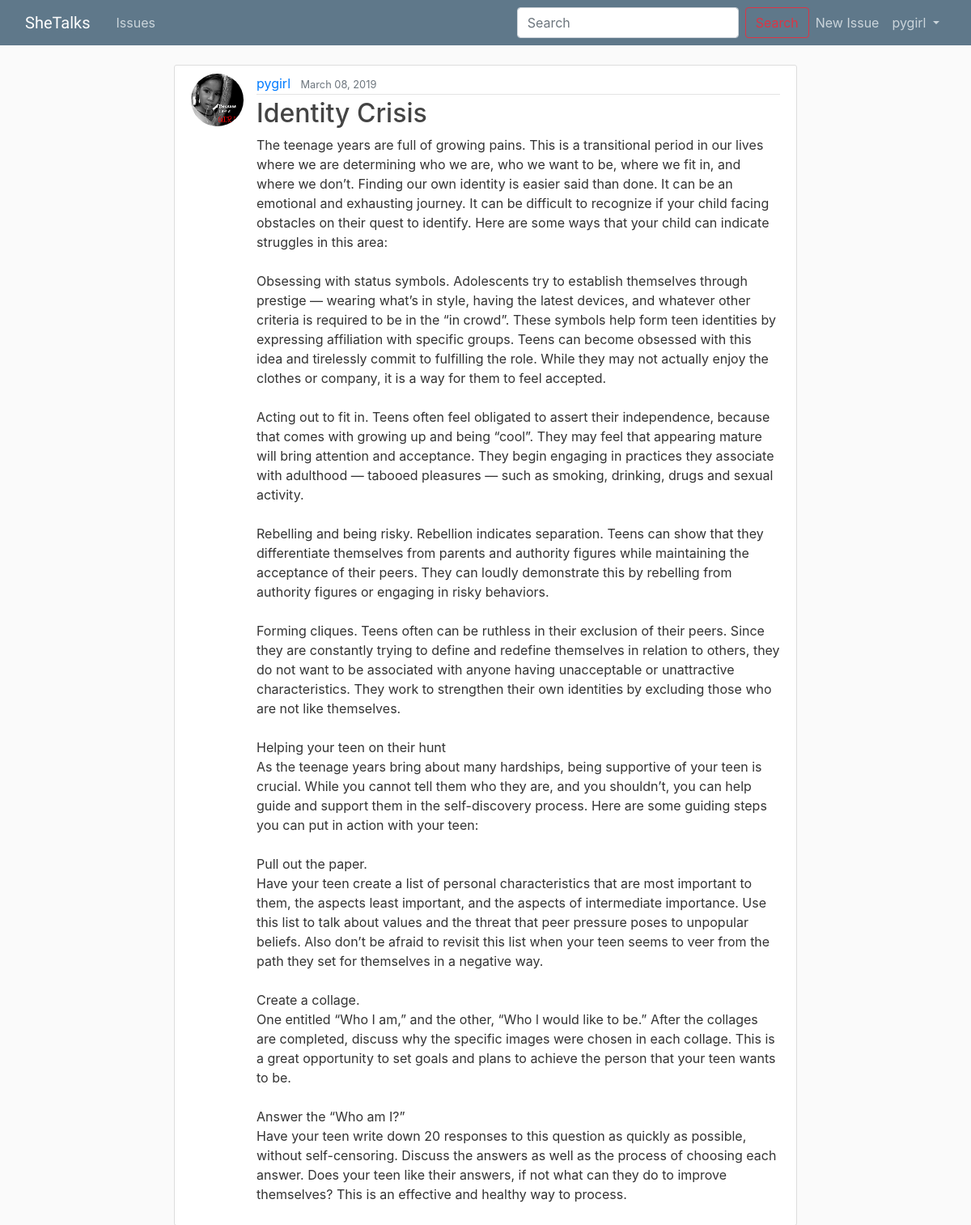
/user/pygirl/ (signed in), run on the app's committed database.
### girlapp/models.py (models this page shows, shortened)
class Issue(models.Model):
    title = models.CharField(max_length=30)
    content = models.TextField()
    created = models.DateTimeField(default=timezone.now)
    user = models.ForeignKey(User, on_delete=models.CASCADE)

### usersapp/models.py (models this page shows, shortened)
class Profile(models.Model):
    user = models.OneToOneField(User, on_delete=models.CASCADE)
    image = models.ImageField(default='default.jpg', upload_to='profile_pics')
    bio = models.CharField(max_length=100)

### girlapp/views.py (the view)
# urls.py: path('user/<str:username>/', UserIssueListView.as_view(), name='user-issues'),
class UserIssueListView(ListView):
	model = Issue
	template_name = 'girlapp/user_issues.html'
	context_object_name = 'issues'
	paginate_by = 7
	def get_queryset(self):
		user = get_object_or_404(User, username=self.kwargs.get('username'))
		return Issue.objects.filter(user=user).order_by('-created')

### girlapp/templates/girlapp/user_issues.html (shortened to what this page needs)
{% extends 'girlapp/base.html' %}
{% block body %}
    <div class="row">
    <div class="col-sm-2"></div>
    <div class="col-sm-8">
{% if issues %}
    {% for issue in issues %}
        <article class="media content-section">
        <img class="rounded-circle article-img" src="{{ issue.user.profile.image.url }}" alt="">
          <div class="media-body">
            <div class="article-metadata">
              <a class="mr-2" href="{% url 'girlapp:user-issues' issue.user.username %}">{{ issue.user }}</a>
              <small class="text-muted">{{ issue.created|date:"F d, Y" }}</small>
            </div>
            <h2><a class="article-title" href="{% url 'girlapp:issue-detail' issue.id %}">{{ issue.title }}</a></h2>
            <p class="article-content">{{ issue.content }}</p>
          </div>
        </article>
    {% endfor %}
{% endif %}
    </div>
    </div>
{% endblock %}

### girlapp/templates/girlapp/base.html (shortened to what this page needs)
{% load static %}
<html lang="en">
<head>
    <link rel="stylesheet" href="https://maxcdn.bootstrapcdn.com/bootstrap/4.0.0/css/bootstrap.min.css">
    <link rel="stylesheet" type="text/css" href="{% static 'girlapp/css/main.css' %}">
</head>
<body>
<header class="site-header">
    <nav class="navbar navbar-expand-md navbar-dark bg-steel fixed-top">
        <div class="container-fluid">
            <a class="navbar-brand mr-4" href="{% url 'girlapp:girlapp-home' %}" style="font-family: 'Satisfy', cursive;">SheTalks</a>
            <div class="collapse navbar-collapse" id="navbarToggle">
                <div class="navbar-nav mr-auto">
                    <a class="nav-item nav-link" href="{% url 'girlapp:girlapp-index' %}">Issues</a>
            </div>
                <div class="navbar-nav navbar-right">
    <form class="form-inline my-2 my-lg-0">
      <input class="form-control mr-sm-2" type="search" placeholder="Search" aria-label="Search">
      <button class="btn btn-outline-danger my-2 my-sm-0" type="submit">Search</button>
    </form>
                    {% if user.is_authenticated %}
                <a class="nav-item nav-link" href="{% url 'girlapp:issue-create' %}">New Issue</a>
            <ul class="navbar-nav ml-auto">
            <li class="nav-item">
              <a class="nav-link dropdown-toggle" href="#" id="userMenu" data-toggle="dropdown" aria-haspopup="true" aria-expanded="false">
                  {{ request.user.username }}
              </a>
            </li>
          </ul>
                    {% else %}
                    <a class="nav-item nav-link" href="{% url 'login' %}">Login</a>
                    <a class="nav-item nav-link" href="{% url 'register' %}">Sign Up</a>
                    {% endif %}
                </div>
            </div>
        </div>
    </nav>
</header>
<div class="container-fluid">
    <div class="row">
           <div class="col-md-12">
            {% block body %}
            {% endblock %}
        </div>
    </div>
</div>
</body>
</html>

### girlapp/static/girlapp/css/main.css (style rules this page uses)
body { background: #fafafa; color: #333333; margin-top: 5rem; }
h1, h2, h3, h4, h5, h6 { color: #444444; }
ul { margin: 0; }
.bg-steel { background-color: #5f788a; }
.site-header .navbar-nav .nav-link { color: #cbd5db; }
.content-section { background: #ffffff; padding: 10px 20px; border: 1px solid #dddddd; border-radius: 3px; margin-bottom: 20px; }
.article-title { color: #444444; }
.article-content { white-space: pre-line; }
.article-img { height: 65px; width: 65px; margin-right: 16px; }
.article-metadata { padding-bottom: 1px; margin-bottom: 4px; border-bottom: 1px solid #e3e3e3 }
.navbar-brand { font-family: 'Satisfy', cursive; }

### data on the page
Issue: user.profile.image (placeholder picture), user "pygirl", created "March 08, 2019", title "Identity Crisis", content "The teenage years are full of growing pains. This is a transitional period in our lives where we are determining who we are, who we want to be, where we fit in, and where we don’t. Finding our own identity is easier said than done. It can be an emotional and exhausting journey. It can be difficult to recognize if your child facing obstacles on their quest to identify. Here are some ways that your child can indicate struggles in this area: Obsessing with status symbols. Adolescents try to establish themselves through prestige — wearing what’s in style, having the latest devices, and whatever other criteria is required to be in the “in crowd”. These symbols help form teen identities by…"

### other printed values
{{ request.user.username }} "pygirl"
